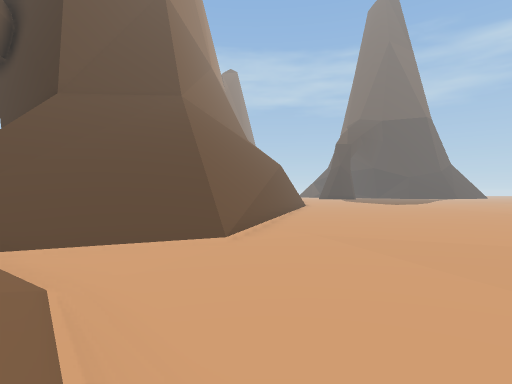
[1] (above)

16 first-person views from a walk through a Unity game level. The camera is 1.5 m above the floor, looks level and sees 80° across. The floor is counted in squares, 2 m on a side. Each view is taken from the middle of a square. On the plan, view 1 faces up. The plan holds only what a view shows up to about 10 squares ahead; the rest is blank. The place goes on beyond the plan. The player character is not drawn.

[2]
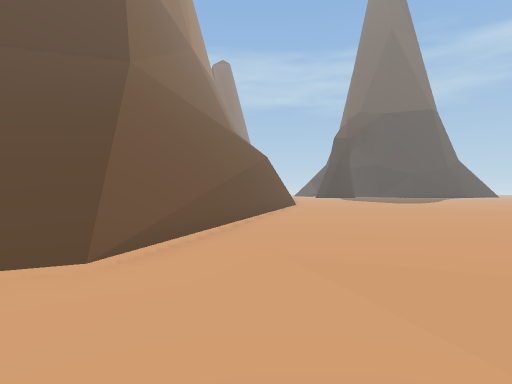

[3]
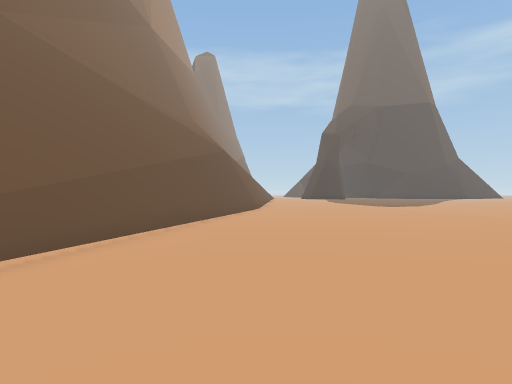

[4]
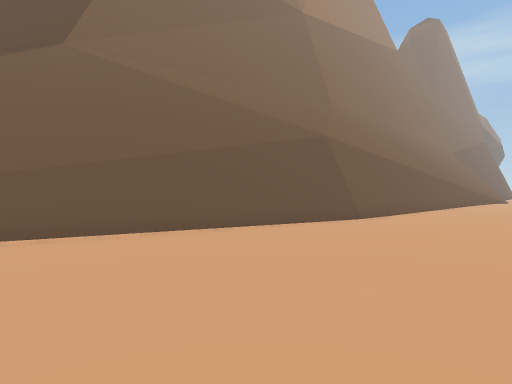

[5]
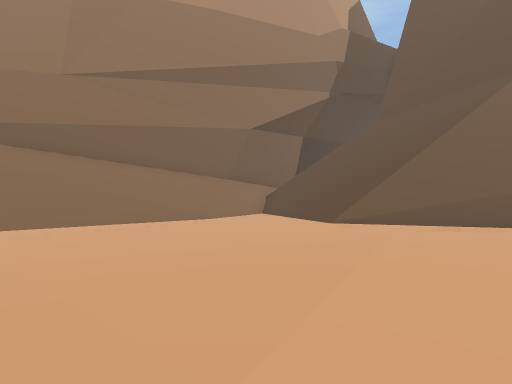

[6]
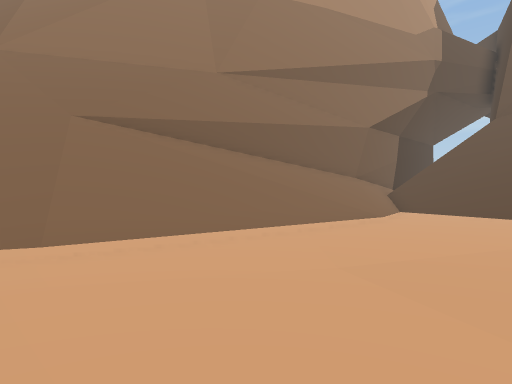

[7]
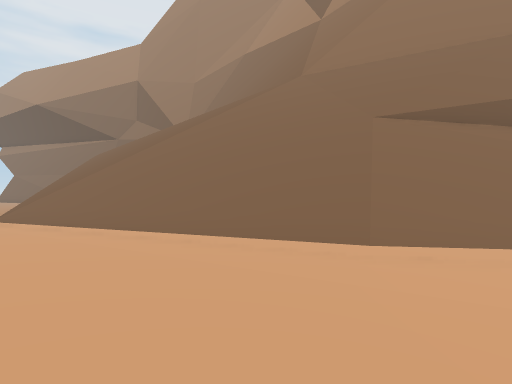

[8]
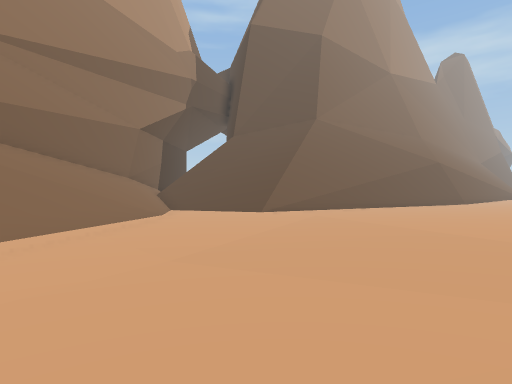

[9]
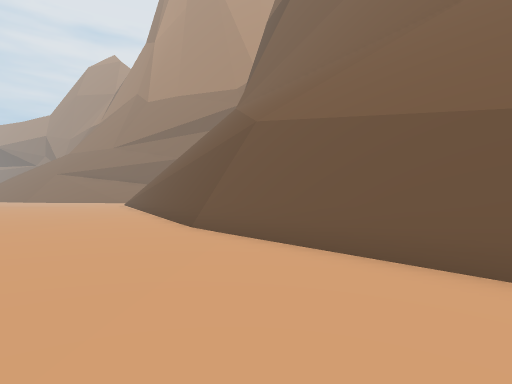

[10]
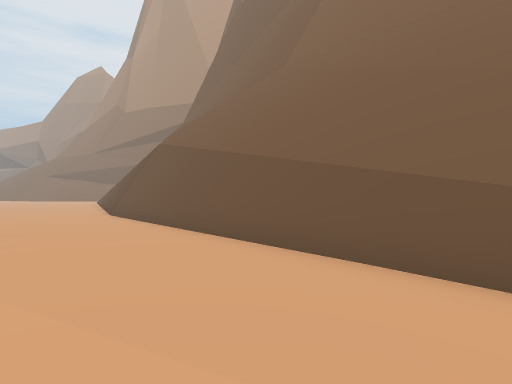

[11]
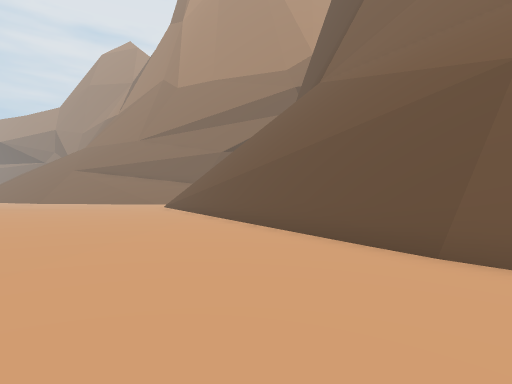

[12]
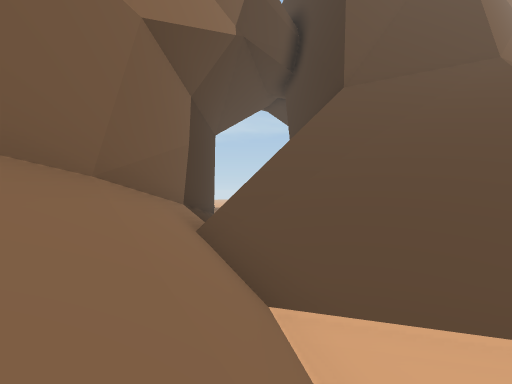

[13]
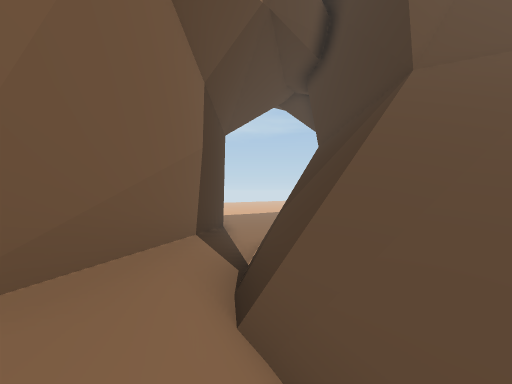

[14]
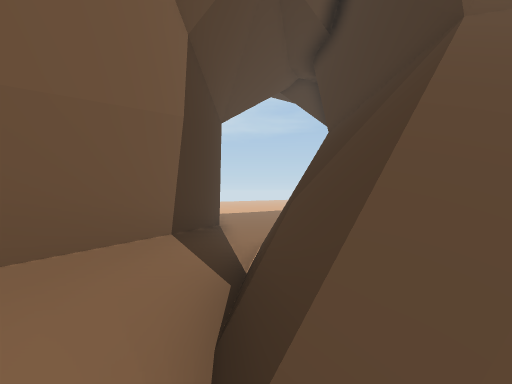

[15]
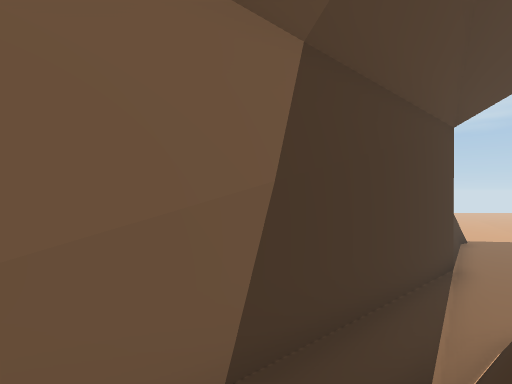

[16]
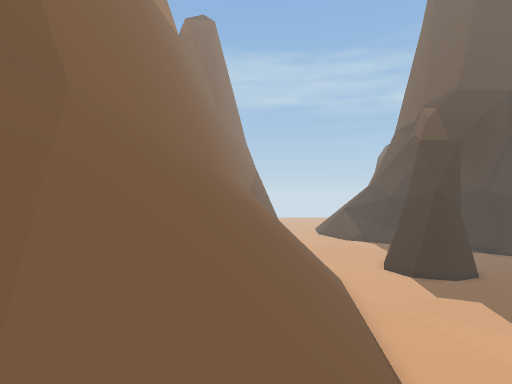

### Floor plan
Key: @ floor where view 1 was taken; # wall or solid block; . main floor; : floor 0.25 m higher than the main floor; + floor 0.5 m higher than the main floor; / step, stairs or slope; = window, fence, low wall or low ledge; ^ raised ledge; v drop or lower ground.
Columns run from 16 left of view 1 to 7 right of it. Each row starts with its distance up from view 1.
 31                 =/// +++
 30                ^////v+++
 29                ^////v+++
 28                ^////v+++
 27                ^////#+++
 26                ^///#++++
 25                ^///#++++
 24                ^///#::::
 23                =///#::::
 22               ^=//v#::::
 21               ^///v#::::
 20               ^///v#::::
 19               =///##::::
 18              ^=///#:::::
 17              ^////#:::::
 16              ^///v#:::::
 15              =///##:::::
 14 ..          ^#///#::::::
 13 ...         ^////#....::
 12  ...  #^   ^#////#....::
 11  ##... ## ^#/////#....::
 10   ##.. v/##/////#....:::
  9    ##/##////////=....:::
  8     ####v///////=....:::
  7       ### //////....:::
  6        ##=//////....:::
  5         ^#////......:::
  4          ^#//........:::
  3           ^#///.......::
  2            ^///........:
  1             ^///.......:
  0              #//@.......
 -1              ^#///......
 -2              ##///......
 -3              ^/#///.....
 -4              ^//#///....
 -5              ^=/////....
 -6               ^//////...
 -7               ^//////...
 -8               ^=/////..

Positions as (right, up) in squares from view 1, and headings:
1: (0, 0), facing up
2: (1, 3), facing up
3: (3, 6), facing up
4: (7, 11), facing up-left
5: (7, 4), facing left
6: (7, -1), facing left
7: (7, -2), facing down-left
8: (7, -2), facing up-left
9: (7, 25), facing down-left
10: (7, 30), facing down-left
11: (7, 20), facing down-left
12: (-2, 2), facing up-left
13: (-4, 3), facing up-left
14: (-5, 4), facing up-left
15: (-6, 6), facing left
16: (1, 21), facing up
